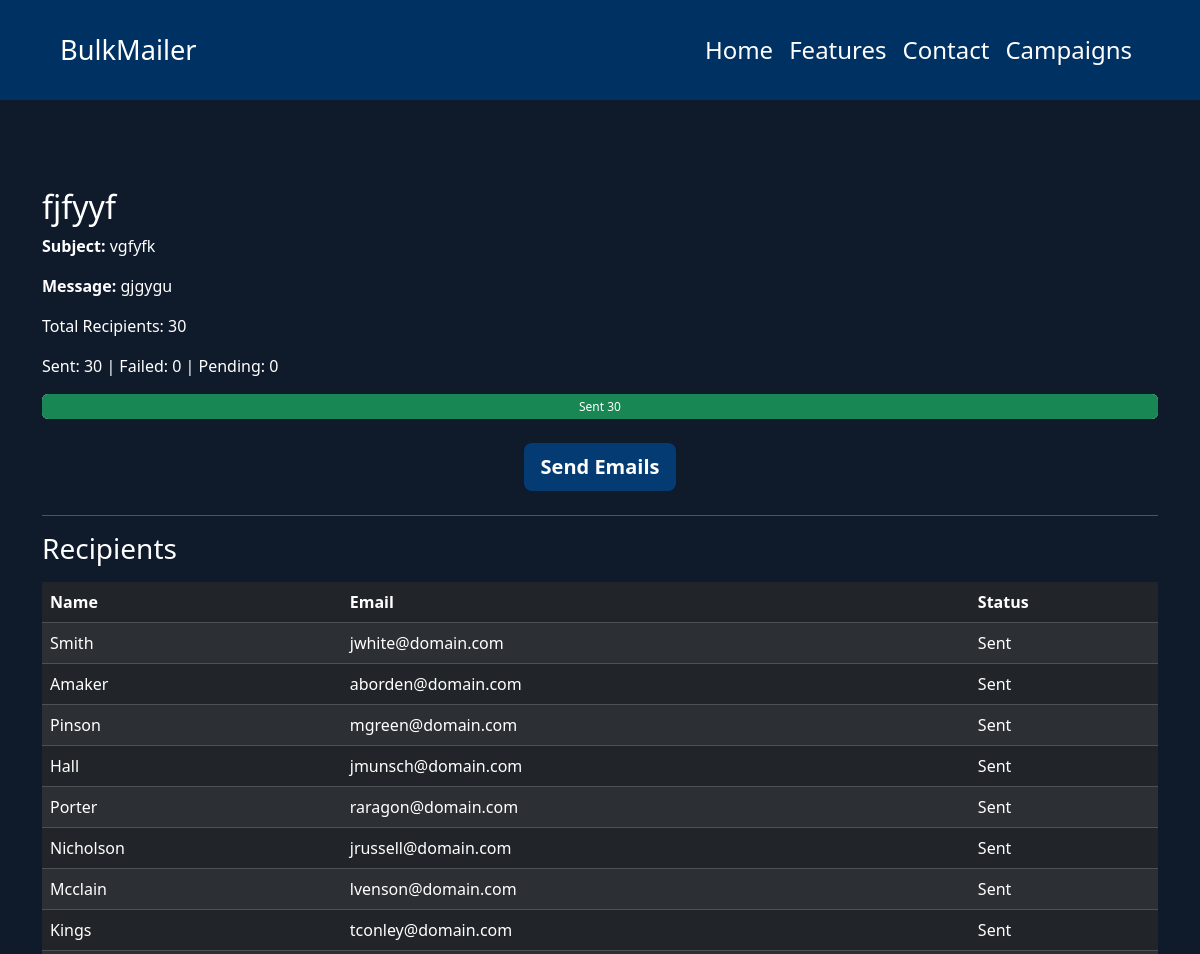
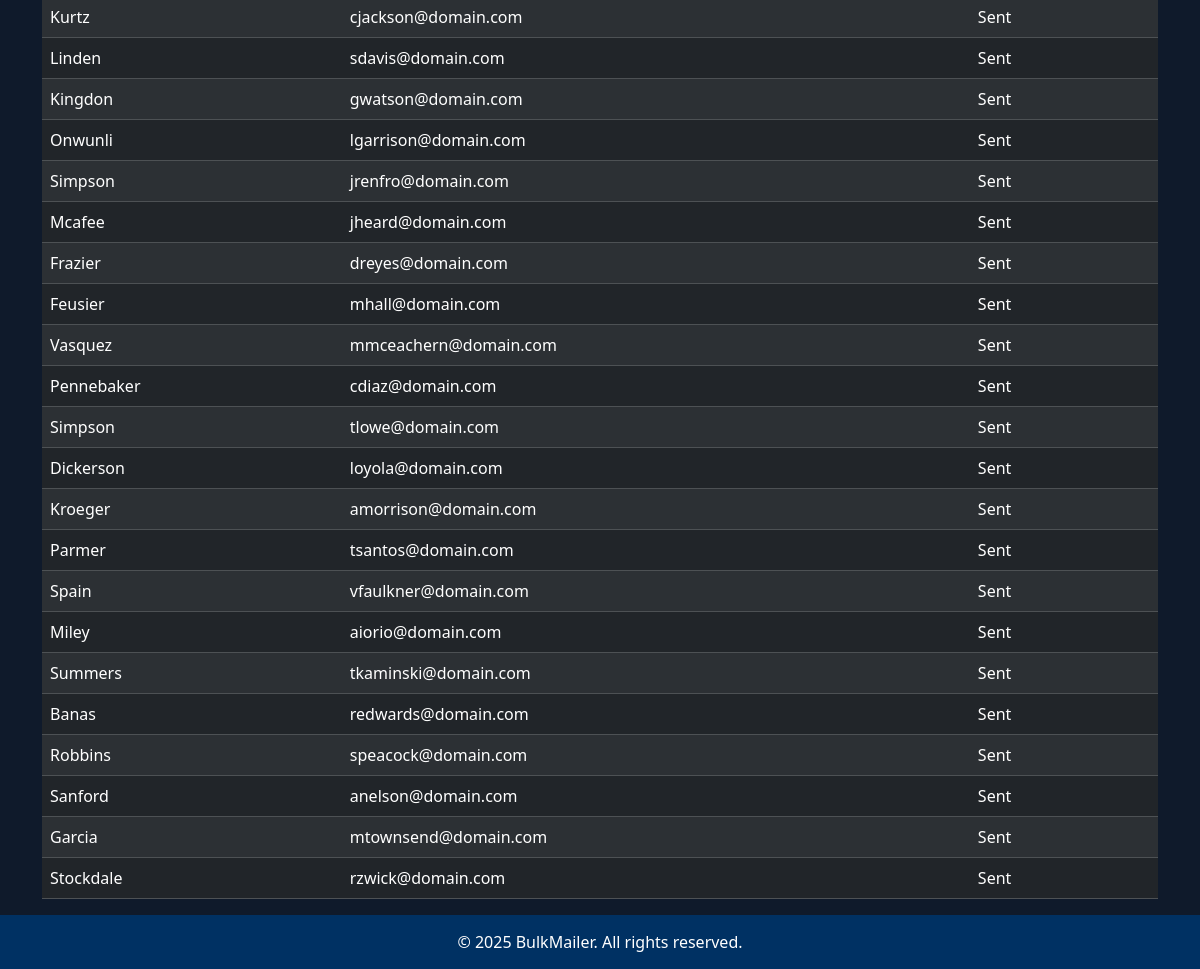
Screenshot of /campaign/44/ with the database file from the repository (2 pictures, top to bottom).
### bulk/models.py (models this page shows, shortened)
class Campaign(models.Model):
    user = models.ForeignKey(User, on_delete=models.CASCADE, null=True, blank=True)  # make it optional
    title = models.CharField(max_length=200)
    subject = models.CharField(max_length=200)
    message = models.TextField()
    created_at = models.DateTimeField(auto_now_add=True)
    progress = models.IntegerField(default=0)
    total = models.IntegerField(default=0)

class Recipient(models.Model):
    STATUS_CHOICES = [
        ('Pending', 'Pending'),
        ('Sent', 'Sent'),
        ('Failed', 'Failed')
    ]
    campaign = models.ForeignKey(Campaign, related_name='recipients', on_delete=models.CASCADE)
    name = models.CharField(max_length=200, blank=True)
    email = models.EmailField()
    status = models.CharField(max_length=10, choices=STATUS_CHOICES, default='Pending')
    sent_at = models.DateTimeField(null=True, blank=True)
    error_message = models.TextField(blank=True)

### bulk/views.py (the view)
# urls.py: path('campaign/<int:campaign_id>/', views.campaign_detail, name='campaign_detail'),
def campaign_detail(request, campaign_id):
    campaign = get_object_or_404(Campaign, id=campaign_id)
    recipients = campaign.recipients.all()
    total = recipients.count()
    sent_count = recipients.filter(status='Sent').count()
    failed_count = recipients.filter(status='Failed').count()
    pending_count = recipients.filter(status='Pending').count()
    sent_pct = int((sent_count / total) * 100) if total else 0
    failed_pct = int((failed_count / total) * 100) if total else 0
    pending_pct = int((pending_count / total) * 100) if total else 0
    return render(request, 'bulk/campaign_detail.html', {
        'campaign': campaign,
        'recipients': recipients,
        'total': total,
        'sent_count': sent_count,
        'failed_count': failed_count,
        'pending_count': pending_count,
        'sent_pct': sent_pct,
        'failed_pct': failed_pct,
        'pending_pct': pending_pct,
    })

### bulk/templates/bulk/campaign_detail.html (shortened to what this page needs)
{% extends 'bulk/base.html' %}
{% block content %}
<div class="container mt-5 text-white">
    <h2>{{ campaign.title }}</h2>
    <p><strong>Subject:</strong> {{ campaign.subject }}</p>
    <p><strong>Message:</strong> {{ campaign.message }}</p>
    <div class="mb-4">
        <p>Total Recipients: {{ total }}</p>
        <p>Sent: {{ sent_count }} | Failed: {{ failed_count }} | Pending: {{ pending_count }}</p>
        <div class="progress" style="height: 25px;">
            {% if total > 0 %}
            <div class="progress-bar bg-success"
                 role="progressbar"
                 style="width: {{ sent_pct }}%;">
                Sent {{ sent_count }}
            </div>
            {% endif %}
        </div>
    </div>
    <form method="POST" action="{% url 'send_campaign_emails' campaign.id %}">
        <div class="text-center mb-4">
            <button id="send-btn" class="btn btn-lg" style="background-color: rgb(4,59,114); color: white; font-weight: bold;">
                Send Emails
            </button>
        </div>
    </form>
    <hr>
    <h3 class="mb-3">Recipients</h3>
    <div class="table-responsive">
        <table class="table table-dark table-striped">
            <thead>
                <tr>
                    <th>Name</th>
                    <th>Email</th>
                    <th>Status</th>
                </tr>
            </thead>
            <tbody>
                {% for r in recipients %}
                <tr>
                    <td>{{ r.name }}</td>
                    <td>{{ r.email }}</td>
                    <td>{{ r.status }}</td>
                </tr>
                {% endfor %}
            </tbody>
        </table>
    </div>
</div>
{% endblock %}

### bulk/templates/bulk/base.html (style rules this page uses)
html, body { height: 100%; margin: 0; padding: 0; }
body { display: flex; flex-direction: column; background-color: #0f1a2b !important; color: white !important; }

### rows the page displays
Campaign: title "fjfyyf", subject "vgfyfk", message "gjgygu"
Recipient: name "Smith", email "jwhite@domain.com", status "Sent"
Recipient: name "Amaker", email "aborden@domain.com", status "Sent"
Recipient: name "Pinson", email "mgreen@domain.com", status "Sent"
Recipient: name "Hall", email "jmunsch@domain.com", status "Sent"
Recipient: name "Porter", email "raragon@domain.com", status "Sent"
Recipient: name "Nicholson", email "jrussell@domain.com", status "Sent"
Recipient: name "Mcclain", email "lvenson@domain.com", status "Sent"
Recipient: name "Kings", email "tconley@domain.com", status "Sent"
Recipient: name "Kurtz", email "cjackson@domain.com", status "Sent"
Recipient: name "Linden", email "sdavis@domain.com", status "Sent"
Recipient: name "Kingdon", email "gwatson@domain.com", status "Sent"
Recipient: name "Onwunli", email "lgarrison@domain.com", status "Sent"
Recipient: name "Simpson", email "jrenfro@domain.com", status "Sent"
Recipient: name "Mcafee", email "jheard@domain.com", status "Sent"
Recipient: name "Frazier", email "dreyes@domain.com", status "Sent"
Recipient: name "Feusier", email "mhall@domain.com", status "Sent"
Recipient: name "Vasquez", email "mmceachern@domain.com", status "Sent"
Recipient: name "Pennebaker", email "cdiaz@domain.com", status "Sent"
Recipient: name "Simpson", email "tlowe@domain.com", status "Sent"
Recipient: name "Dickerson", email "loyola@domain.com", status "Sent"
Recipient: name "Kroeger", email "amorrison@domain.com", status "Sent"
Recipient: name "Parmer", email "tsantos@domain.com", status "Sent"
Recipient: name "Spain", email "vfaulkner@domain.com", status "Sent"
Recipient: name "Miley", email "aiorio@domain.com", status "Sent"
Recipient: name "Summers", email "tkaminski@domain.com", status "Sent"
Recipient: name "Banas", email "redwards@domain.com", status "Sent"
Recipient: name "Robbins", email "speacock@domain.com", status "Sent"
Recipient: name "Sanford", email "anelson@domain.com", status "Sent"
Recipient: name "Garcia", email "mtownsend@domain.com", status "Sent"
Recipient: name "Stockdale", email "rzwick@domain.com", status "Sent"

### other values shown
{{ total }} "30"
{{ sent_count }} "30"
{{ failed_count }} "0"
{{ pending_count }} "0"
